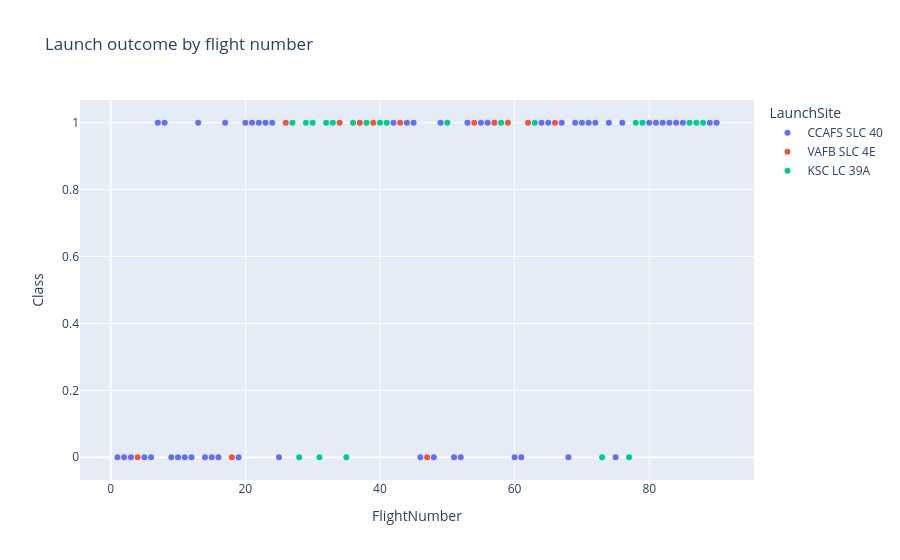

Notebook source saved alongside this figure:
### Code cell
fig2=px.scatter(df,x='FlightNumber',y='Class',color='LaunchSite',title='Launch outcome by flight number')
fig2.show()

### Figure 1 — Plotly figure (JSON) as saved in the notebook; plotly's stock layout.template omitted (floating-point values rounded to 4 significant figures)
{"data": [{"hovertemplate": "LaunchSite=CCAFS SLC 40<br>FlightNumber=%{x}<br>Class=%{y}<extra></extra>", "legendgroup": "CCAFS SLC 40", "marker": {"color": "#636efa", "symbol": "circle"}, "mode": "markers", "name": "CCAFS SLC 40", "orientation": "v", "showlegend": true, "type": "scatter", "x": [1, 2, 3, 5, 6, 7, 8, 9, 10, 11, 12, 13, 14, 15, 16, 17, 19, 20, 21, 22, 23, 24, 25, 42, 44, 45, 46, 48, 49, 51, 52, 53, 55, 56, 60, 61, 64, 65, 67, 68, 69, 70, 71, 72, 74, 75, 76, 80, 81, 82, 83, 84, 85, 89, 90], "xaxis": "x", "y": [0, 0, 0, 0, 0, 1, 1, 0, 0, 0, 0, 1, 0, 0, 0, 1, 0, 1, 1, 1, 1, 1, 0, 1, 1, 1, 0, 0, 1, 0, 0, 1, 1, 1, 0, 0, 1, 1, 1, 0, 1, 1, 1, 1, 1, 0, 1, 1, 1, 1, 1, 1, 1, 1, 1], "yaxis": "y"}, {"hovertemplate": "LaunchSite=VAFB SLC 4E<br>FlightNumber=%{x}<br>Class=%{y}<extra></extra>", "legendgroup": "VAFB SLC 4E", "marker": {"color": "#EF553B", "symbol": "circle"}, "mode": "markers", "name": "VAFB SLC 4E", "orientation": "v", "showlegend": true, "type": "scatter", "x": [4, 18, 26, 34, 37, 39, 43, 47, 54, 57, 59, 62, 66], "xaxis": "x", "y": [0, 0, 1, 1, 1, 1, 1, 0, 1, 1, 1, 1, 1], "yaxis": "y"}, {"hovertemplate": "LaunchSite=KSC LC 39A<br>FlightNumber=%{x}<br>Class=%{y}<extra></extra>", "legendgroup": "KSC LC 39A", "marker": {"color": "#00cc96", "symbol": "circle"}, "mode": "markers", "name": "KSC LC 39A", "orientation": "v", "showlegend": true, "type": "scatter", "x": [27, 28, 29, 30, 31, 32, 33, 35, 36, 38, 40, 41, 50, 58, 63, 73, 77, 78, 79, 86, 87, 88], "xaxis": "x", "y": [1, 0, 1, 1, 0, 1, 1, 0, 1, 1, 1, 1, 1, 1, 1, 0, 0, 1, 1, 1, 1, 1], "yaxis": "y"}], "layout": {"legend": {"title": {"text": "LaunchSite"}, "tracegroupgap": 0}, "title": {"text": "Launch outcome by flight number"}, "xaxis": {"anchor": "y", "domain": [0.0, 1.0], "title": {"text": "FlightNumber"}}, "yaxis": {"anchor": "x", "domain": [0.0, 1.0], "title": {"text": "Class"}}}}
